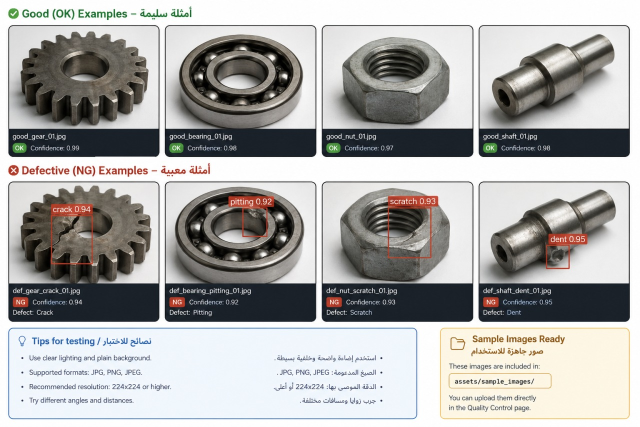
#> input picture backend/storage/inspections/56b94bdceab84de7ba215be3d9422464-original.jpg, 1280 x 853 px (shown at 1/2 size)
$ python train_ksdd.py ../storage/inspections
#> lines starting #> are read from the running program, lines starting #| are printed output that depends on the picture
"""Train ForgeMind's visual quality model on the real Kolektor Surface-Defect Dataset.

Expected KSDD layout is flexible. The script scans recursively for product images and
matches masks named <stem>_label.* or sibling mask/label files. A non-empty mask is a
defective sample. The resulting HOG + calibrated classifiers are intentionally CPU-friendly
and deploy through the FastAPI quality endpoint without requiring a GPU runtime.
"""
from __future__ import annotations
import argparse
import json
import sys
from pathlib import Path
import cv2
import joblib
import matplotlib.pyplot as plt
import numpy as np
from sklearn.ensemble import ExtraTreesClassifier, RandomForestClassifier
from sklearn.linear_model import LogisticRegression
from sklearn.metrics import ConfusionMatrixDisplay, accuracy_score, confusion_matrix, precision_recall_fscore_support, roc_auc_score, roc_curve
from sklearn.model_selection import train_test_split
from sklearn.pipeline import Pipeline
from sklearn.preprocessing import StandardScaler

BACKEND = Path(__file__).resolve().parents[1]
sys.path.insert(0, str(BACKEND))
from app.services.vision_features import quality_feature_vector  # noqa: E402

IMAGE_SUFFIXES={".jpg",".jpeg",".png",".bmp",".webp"}


def locate_mask(image:Path)->Path|None:
    candidates=[]
    for suffix in IMAGE_SUFFIXES:
        candidates.extend([
            image.with_name(f"{image.stem}_label{suffix}"),
            image.with_name(f"{image.stem}_mask{suffix}"),
            image.parent/"masks"/f"{image.stem}{suffix}",
            image.parent/"labels"/f"{image.stem}{suffix}",
        ])
    for candidate in candidates:
        if candidate.exists(): return candidate
    return None


def discover(root:Path):
    rows=[]
    for image in sorted(p for p in root.rglob("*") if p.suffix.lower() in IMAGE_SUFFIXES):
        low=image.stem.lower()
        if low.endswith(("_label","_mask")) or image.parent.name.lower() in {"mask","masks","label","labels"}: continue
        mask=locate_mask(image)
        if mask is None: continue
        raw=cv2.imread(str(image),cv2.IMREAD_COLOR); label_img=cv2.imread(str(mask),cv2.IMREAD_GRAYSCALE)
#> in discover, raw is the input picture: shape (853, 1280, 3); mean B, G, R 169.2, 170.5, 170.9
#> after `label_img = cv2.imread(str(mask), cv2.IMREAD_GRAYSCALE)`:
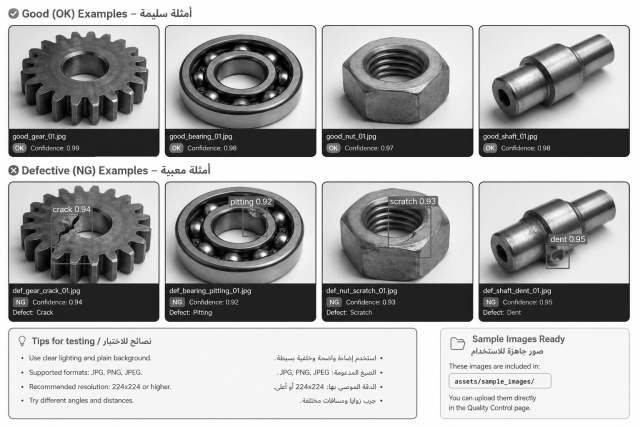
#> label_img: shape (853, 1280) (shown at 1/2 size); min 0, max 255, mean 170.6
        if raw is None or label_img is None: continue
        label=int(np.any(label_img>0))
#> label = 1
        rows.append((image,mask,raw,label))
    return rows


def threshold_for_f1(y_true,proba):
    best=(.5,-1.0)
    for threshold in np.linspace(.05,.95,181):
        pred=proba>=threshold
        _,_,f1,_=precision_recall_fscore_support(y_true,pred,average="binary",zero_division=0)
        if f1>best[1]: best=(float(threshold),float(f1))
    return best[0]


def evaluate(model,X,y,threshold):
    proba=model.predict_proba(X)[:,1]; pred=proba>=threshold
    precision,recall,f1,_=precision_recall_fscore_support(y,pred,average="binary",zero_division=0)
    return {"accuracy":float(accuracy_score(y,pred)),"precision":float(precision),"recall":float(recall),"f1":float(f1),"roc_auc":float(roc_auc_score(y,proba)),"confusion_matrix":confusion_matrix(y,pred).tolist()},proba,pred


def main():
    parser=argparse.ArgumentParser()
    parser.add_argument("dataset",type=Path,help="Extracted KSDD root")
    parser.add_argument("--output",type=Path,default=BACKEND/"ml/models/quality_inspector.joblib")
    parser.add_argument("--metadata",type=Path,default=BACKEND/"ml/models/quality_inspector.metadata.json")
    parser.add_argument("--report-dir",type=Path,default=BACKEND/"ml/reports/quality")
    parser.add_argument("--quick",action="store_true",help="Reduced estimators for pipeline verification, not final training")
    args=parser.parse_args()
    rows=discover(args.dataset)
#> rows = 1 item
#> (the run stopped early here; a loop or call above may not have finished)
